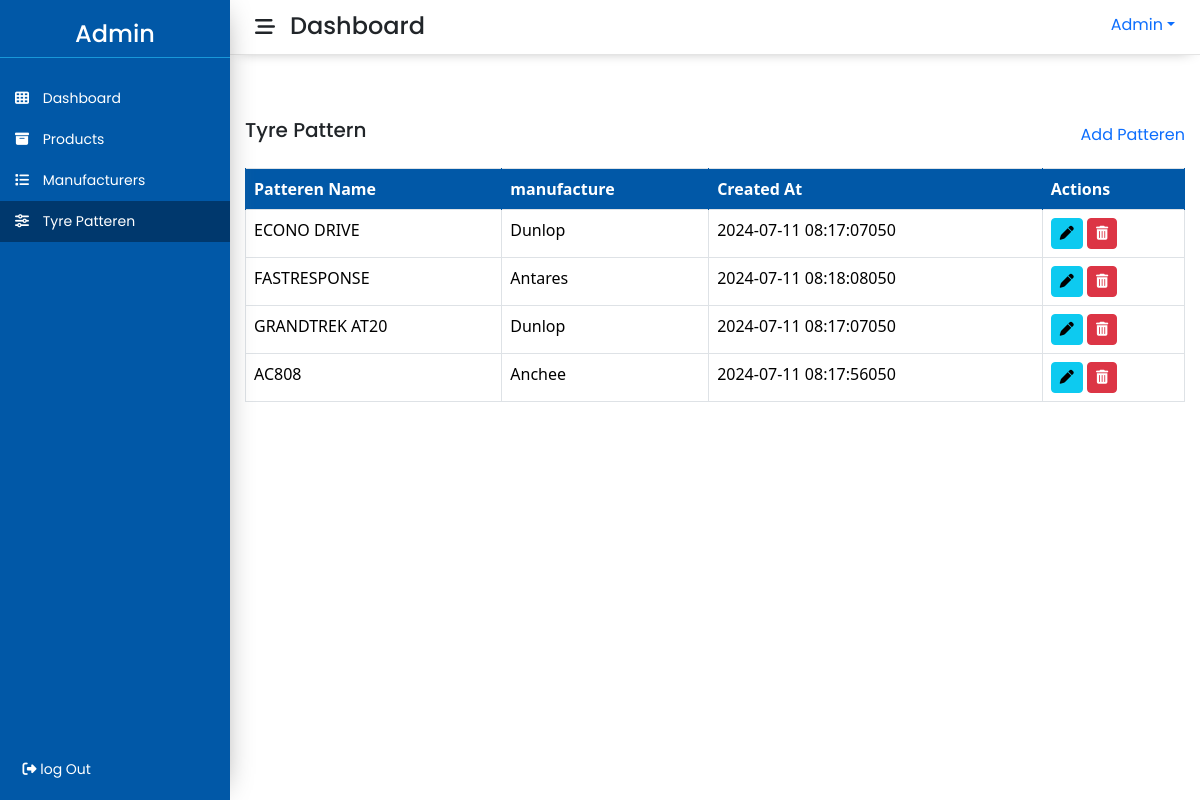
Page /admin/tyre-patteren.php (signed in) on the committed database.
### tables this page shows
CREATE TABLE `tyre_patteren` (
  `pid` int(11) NOT NULL,
  `p_name` varchar(255) NOT NULL,
  `manu_id` int(11) NOT NULL,
  `created_at` datetime NOT NULL DEFAULT current_timestamp()
);

CREATE TABLE `manufacturers` (
  `id` int(11) NOT NULL,
  `excerp` varchar(100) NOT NULL,
  `manu_name` varchar(255) NOT NULL,
  `description` text NOT NULL,
  `image` varchar(255) NOT NULL,
  `created_at` datetime NOT NULL DEFAULT current_timestamp()
);

### admin/tyre-patteren.php (the view, shortened to what this page needs)
<!DOCTYPE html>
<html lang="en">
<head>
    <link rel="stylesheet" href="https://cdnjs.cloudflare.com/ajax/libs/font-awesome/6.5.2/css/all.min.css" />
    <link rel="stylesheet" href="https://cdnjs.cloudflare.com/ajax/libs/bootstrap/5.3.3/css/bootstrap.min.css" />
    <link rel="stylesheet"
        href="https://cdnjs.cloudflare.com/ajax/libs/OwlCarousel2/2.3.4/assets/owl.carousel.min.css" />
    <link rel="stylesheet"
        href="https://cdnjs.cloudflare.com/ajax/libs/OwlCarousel2/2.3.4/assets/owl.theme.default.min.css" />
    <link rel="stylesheet" href="assets/css/style.css">
</head>
<body>
    <div class="wrapper">
        <div class="main">
            <?php include "includes/sidebar.php" ?>
            <div class="main-wrap" id="mainArea">
                <div class="top-bar d-flex w-100">
                    <button class="sidebar-toggler" id="sideToggler">
                        <i class="fa-solid fa-bars-staggered"></i>
                    </button>
                    <h4 class="m-0">Dashboard</h4>
                    <div class="right-top dropwdown ms-auto">
                        <a href="#" class="dropdown-toggle" data-bs-toggle="dropdown">Admin</a>
                    </div>
                </div>
                <div class="content-area mt-5">
                    <div class="d-flex justify-content-between align-items-center">
                        <h5 class="m-0">Tyre Pattern</h5>
                        <a href="add-patteren.php">Add Patteren</a>
                    </div>
                    <?php
                    include "php/config.php";
                    $sql = "SELECT * FROM `tyre_patteren` as tyre  JOIN `manufacturers` as manu ON tyre.manu_id = manu.id  ";
                    $res = mysqli_query($conn, $sql);
                    ?>
                    <div class="table-responsive">
                        <table class="table table-bordered">
                            <thead>
                                <tr>
                                    <th>Patteren Name</th>
                                    <th>manufacture</th>
                                    <th>Created At</th>
                                    <th>Actions</th>
                                </tr>
                            </thead>
                            <tbody>
                                <?php
                                while ($row = mysqli_fetch_assoc($res)) { ?>
                                    <tr>
                                        <td><?php echo $row['p_name'] ?></td>
                                        <td><?php echo $row['manu_name'] ?></td>
                                        <td><?php echo $row['created_at'], 0, 50 ?></td>
                                        <td>
                                            <a href="edit-patteren.php?id=<?php echo $row['pid'] ?>"
                                                class="btn btn-sm btn-info"><i class="fa-solid fa-pen"></i></a>
                                            <a href="php/delete-patteren.php?id=<?php echo $row['pid'] ?>"
                                                class="btn btn-sm btn-danger"><i class="fa-solid fa-trash-can"></i></a>
                                        </td>
                                    </tr>
                                    <?php
                                }
                                ?>
                            </tbody>
                        </table>
                    </div>
                </div>
            </div>
        </div>
    </div>
</body>
</html>

### admin/assets/css/style.css (style rules this page uses)
* { margin: 0; padding: 0; box-sizing: border-box; }
:root { --full-black: #000; --light-black: #1c1c18; --white: #fff; --primary-blue: #1898d9; --dark-blue: #0158a7; --yellow: #edda0c; --orange: #f2641b; --dark-orange: #f14b23; --light-grey: #eee; --grey: #f2f2f2; --green: #4cae4c; --dark-green: #449d44; }
p, h1, h2, h3, h4, h5, h6, p, a, strong, p, span, label, html { font-family: "Poppins", sans-serif !important; }
h4 { font-size: 24px; }
a { text-decoration: none; transition: all 0.4s ease; font-family: "Poppins", sans-serif; }
.content-area h5 { margin-bottom: 10px !important; }
.wrapper { overflow: hidden; }
.main { display: flex; }
.main .main-wrap { width: calc(100% - 230px); margin-left: auto; transition: 0.5s ease; }
.main .main-wrap .top-bar { padding: 12px 25px; border-bottom: 1px solid rgb(228, 228, 228); box-shadow: 0 4px 15px -10px grey; }
.main .main-wrap .top-bar .sidebar-toggler { all: unset; font-size: 20px; margin-right: 15px; cursor: pointer; }
.main .content-area { padding: 15px; }
.content-area table thead tr th { background-color: var(--dark-blue); color: var(--white); border-color: var(--dark-blue); }

### rows in the picture
tyre_patteren: p_name "ECONO DRIVE", manufacturers.manu_name "Dunlop", manufacturers.created_at "2024-07-11 08:17:07"
tyre_patteren: p_name "FASTRESPONSE", manufacturers.manu_name "Antares", manufacturers.created_at "2024-07-11 08:18:08"
tyre_patteren: p_name "GRANDTREK AT20", manufacturers.manu_name "Dunlop", manufacturers.created_at "2024-07-11 08:17:07"
tyre_patteren: p_name "AC808", manufacturers.manu_name "Anchee", manufacturers.created_at "2024-07-11 08:17:56"
